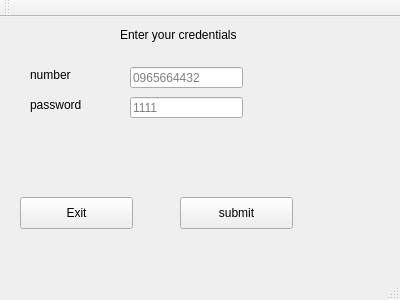
<?xml version="1.0" encoding="UTF-8"?>
<ui version="4.0">
 <class>InitWindow</class>
 <widget class="QMainWindow" name="InitWindow">
  <property name="geometry">
   <rect>
    <x>0</x>
    <y>0</y>
    <width>400</width>
    <height>300</height>
   </rect>
  </property>
  <property name="windowTitle">
   <string>InitWindow</string>
  </property>
  <widget class="QWidget" name="centralWidget">
   <widget class="QLabel" name="label">
    <property name="geometry">
     <rect>
      <x>120</x>
      <y>10</y>
      <width>151</width>
      <height>16</height>
     </rect>
    </property>
    <property name="text">
     <string>Enter your credentials</string>
    </property>
   </widget>
   <widget class="QLabel" name="label_3">
    <property name="geometry">
     <rect>
      <x>30</x>
      <y>50</y>
      <width>61</width>
      <height>16</height>
     </rect>
    </property>
    <property name="text">
     <string>number</string>
    </property>
   </widget>
   <widget class="QLineEdit" name="numberLine">
    <property name="geometry">
     <rect>
      <x>130</x>
      <y>50</y>
      <width>113</width>
      <height>21</height>
     </rect>
    </property>
    <property name="placeholderText">
     <string>0965664432</string>
    </property>
   </widget>
   <widget class="QLineEdit" name="passLine">
    <property name="geometry">
     <rect>
      <x>130</x>
      <y>80</y>
      <width>113</width>
      <height>21</height>
     </rect>
    </property>
    <property name="echoMode">
     <enum>QLineEdit::Password</enum>
    </property>
    <property name="placeholderText">
     <string>1111</string>
    </property>
   </widget>
   <widget class="QPushButton" name="submit">
    <property name="geometry">
     <rect>
      <x>180</x>
      <y>180</y>
      <width>113</width>
      <height>32</height>
     </rect>
    </property>
    <property name="cursor">
     <cursorShape>PointingHandCursor</cursorShape>
    </property>
    <property name="text">
     <string>submit</string>
    </property>
   </widget>
   <widget class="QPushButton" name="pushButton">
    <property name="geometry">
     <rect>
      <x>20</x>
      <y>180</y>
      <width>113</width>
      <height>32</height>
     </rect>
    </property>
    <property name="cursor">
     <cursorShape>PointingHandCursor</cursorShape>
    </property>
    <property name="text">
     <string>Exit</string>
    </property>
   </widget>
   <widget class="QLabel" name="label_2">
    <property name="geometry">
     <rect>
      <x>30</x>
      <y>80</y>
      <width>71</width>
      <height>16</height>
     </rect>
    </property>
    <property name="text">
     <string>password</string>
    </property>
   </widget>
  </widget>
  <widget class="QMenuBar" name="menuBar">
   <property name="geometry">
    <rect>
     <x>0</x>
     <y>0</y>
     <width>400</width>
     <height>25</height>
    </rect>
   </property>
  </widget>
  <widget class="QToolBar" name="mainToolBar">
   <attribute name="toolBarArea">
    <enum>TopToolBarArea</enum>
   </attribute>
   <attribute name="toolBarBreak">
    <bool>false</bool>
   </attribute>
  </widget>
  <widget class="QStatusBar" name="statusBar"/>
 </widget>
 <layoutdefault spacing="6" margin="11"/>
 <resources/>
 <connections/>
</ui>
